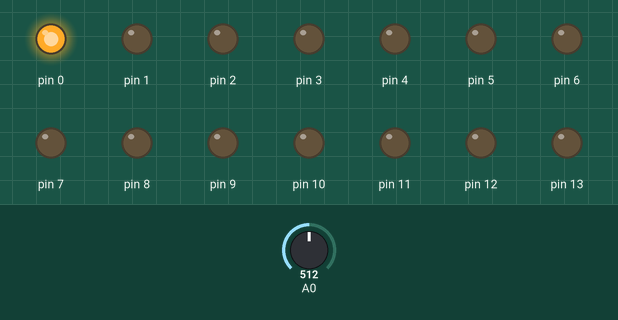
This sketch was run on a simulated Arduino Uno, built with avr-gcc and run on an emulated ATmega328P. On the bench: output pins drawn as LEDs (lit = HIGH). Inputs (shaded band) come from the test bench; at power-on: A0 = 512.

Above: at 0.1 s.
Timing chart, 0 to 1.6 s (numbered marks = the images above):
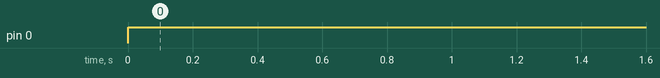

Measured:
- by itself, pin 0: LOW → HIGH at 0.00 s

The sketch:

1-2.ino
```cpp
unsigned int b=0b00000001;
void setup() {
  //pinmode
  DDRD = 0xFF;
  DDRB = 0xFF;
}

void loop() {
  PORTD = b;
  int d = analogRead(A0);
  delay(d);
  if(PINB==0x01&&b!=0b10000000)
  b=b<<1;
  if(PINB==0x02&&b!=0b00000001)
  b=b>>1;
}
```
